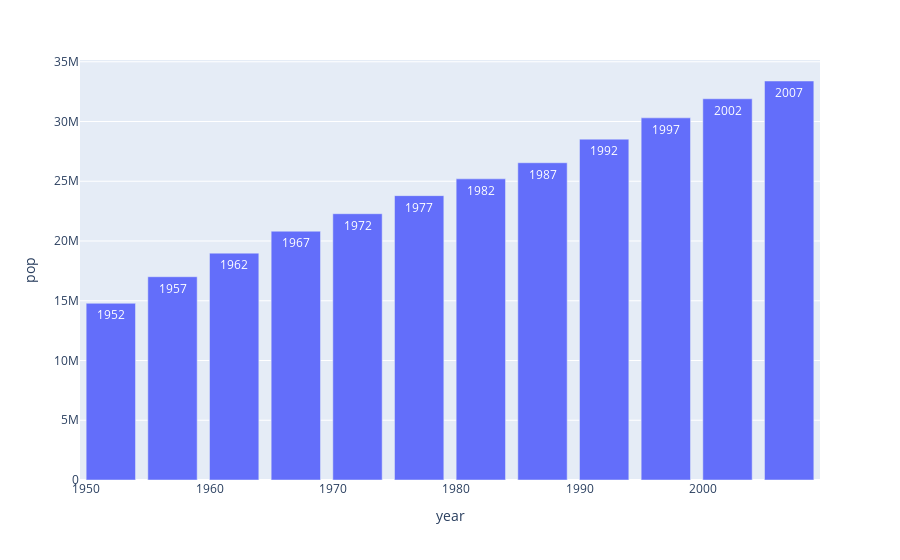

Notebook code cell kept with this figure:
### Code cell
px.bar(data_canada, x="year", y="pop", text="year")

### Figure 1 — Plotly figure (JSON) as saved in the notebook; plotly's stock layout.template omitted (floating-point values rounded to 4 significant figures)
{"data": [{"alignmentgroup": "True", "hovertemplate": "year=%{text}<br>pop=%{y}<extra></extra>", "legendgroup": "", "marker": {"color": "#636efa", "pattern": {"shape": ""}}, "name": "", "offsetgroup": "", "orientation": "v", "showlegend": false, "text": [1952, 1957, 1962, 1967, 1972, 1977, 1982, 1987, 1992, 1997, 2002, 2007], "textposition": "auto", "type": "bar", "x": [1952, 1957, 1962, 1967, 1972, 1977, 1982, 1987, 1992, 1997, 2002, 2007], "xaxis": "x", "y": [14785584, 17010154, 18985849, 20819767, 22284500, 23796400, 25201900, 26549700, 28523502, 30305843, 31902268, 33390141], "yaxis": "y"}], "layout": {"barmode": "relative", "legend": {"tracegroupgap": 0}, "margin": {"t": 60}, "xaxis": {"anchor": "y", "domain": [0, 1], "title": {"text": "year"}}, "yaxis": {"anchor": "x", "domain": [0, 1], "title": {"text": "pop"}}}}
